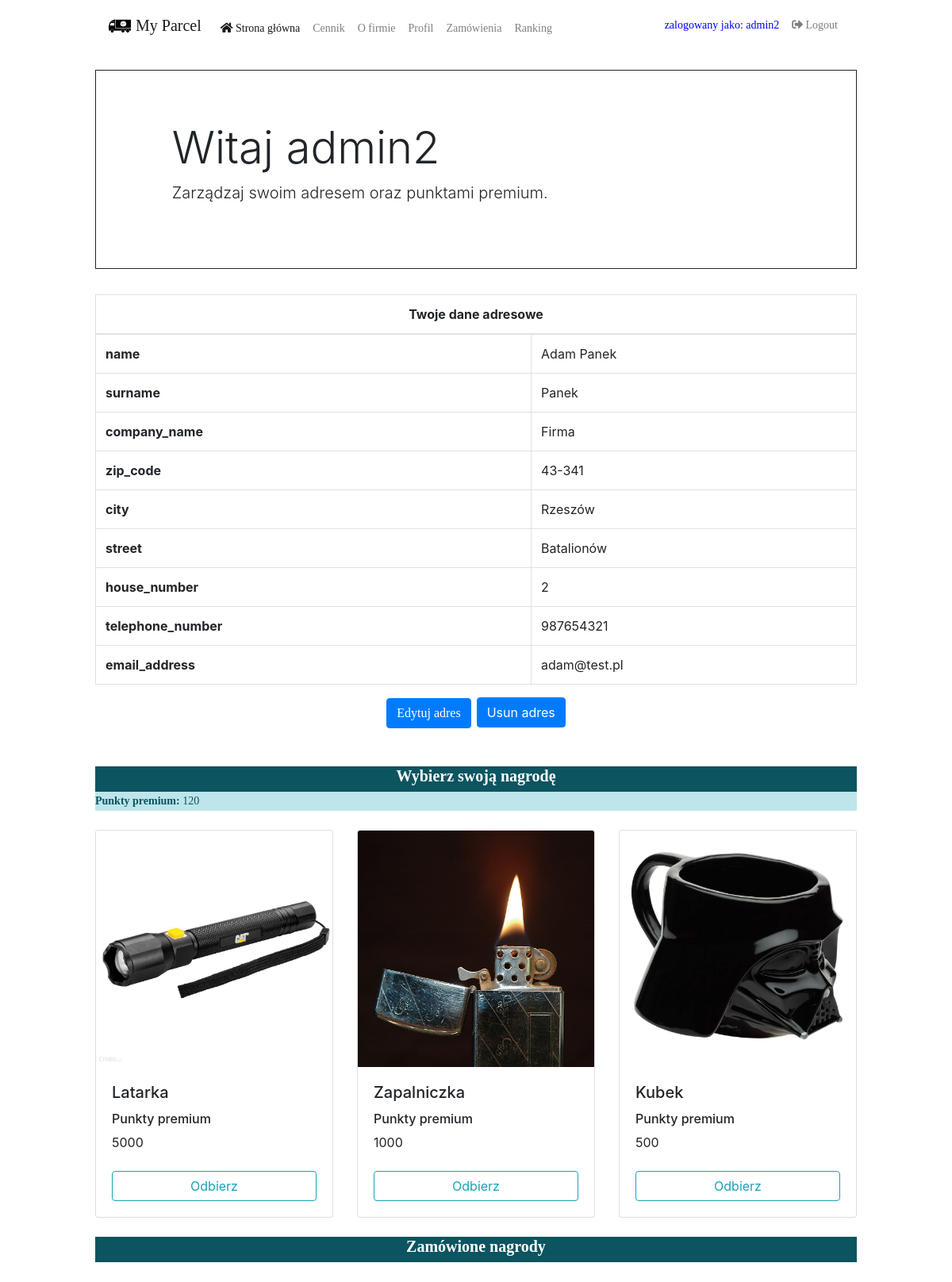
Before: /profile/ (signed in) with the older database file.
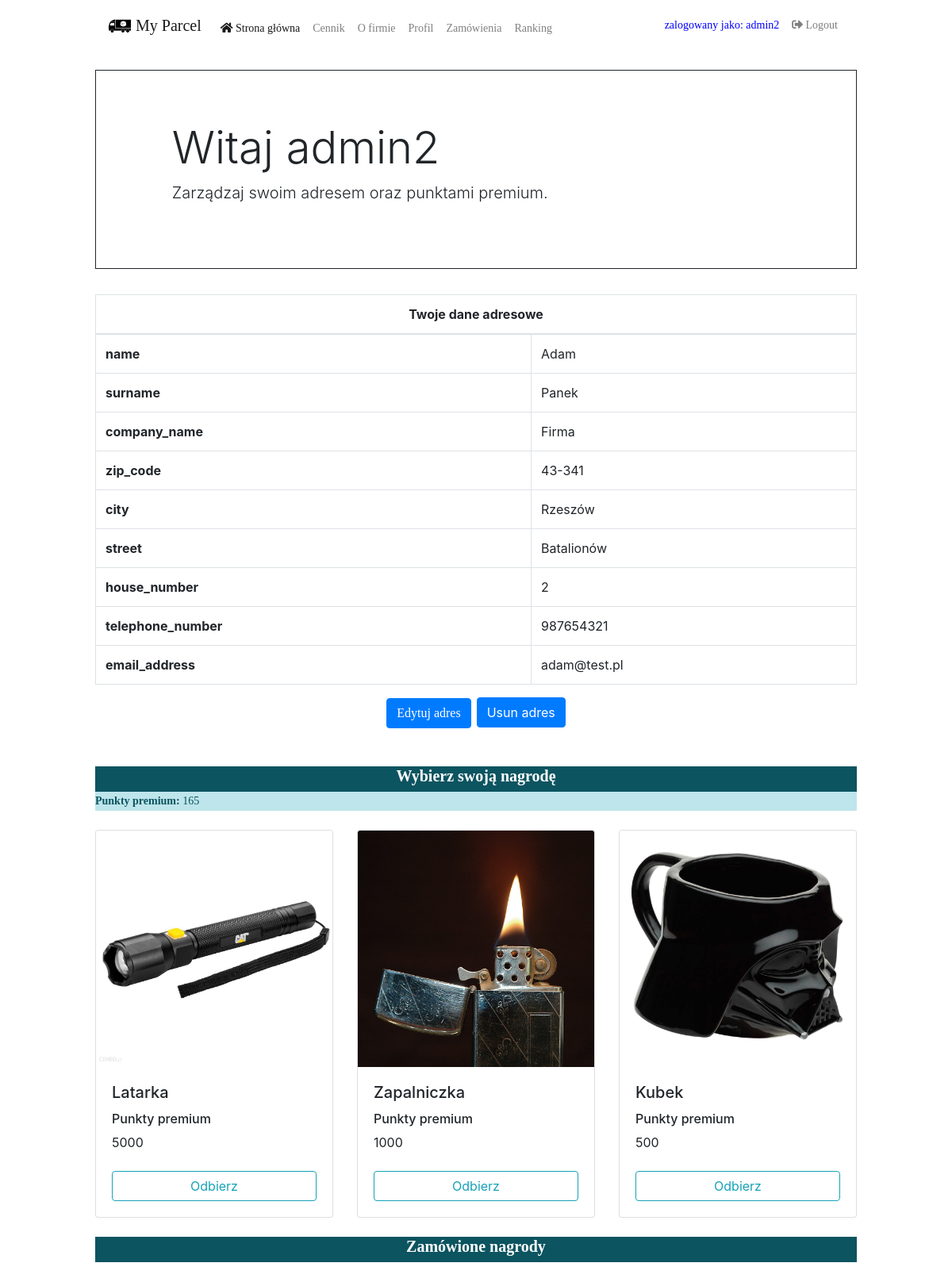
After: the same page with the newer database file.
### order/models.py (models this page shows, shortened)
class Profile(models.Model):
    user = models.OneToOneField(User, on_delete=models.CASCADE)  # user_id
    address = models.OneToOneField(Address, on_delete=models.SET_NULL, null=True, blank=True)  # address_id
    premium_points = models.IntegerField(default=0, validators=[MinValueValidator(0)])

### order/views.py (the view, shortened to what this page needs)
# urls.py: path('profile/', views.ProfileView.as_view(), name='profile'),
class ProfileView(generic.TemplateView):
    template_name = 'order/profile.html'
    def dispatch(self, request, *args, **kwargs):
        if self.request.user.is_authenticated:
            return super(ProfileView, self).dispatch(request, *args, **kwargs)
        return redirect('order:index')
    def get_context_data(self, **kwargs):
        context = super().get_context_data(**kwargs)
        get_profile = Profile.objects.get(user_id=self.request.user.id)
        get_gift_orders = OrderGift.objects.all().filter(profile=get_profile).order_by('-id')
        if get_profile.address is not None:
            profile_address = get_profile.address.__dict__
            context['profile_address'] = profile_address
        if get_gift_orders is not None:
            context['gift_orders'] = get_gift_orders
        context['profile'] = get_profile
        get_gifts = Gift.objects.all().order_by('-premium_points')
        context['gifts'] = get_gifts
        return context

### order/templates/order/profile.html (shortened to what this page needs)
{% extends 'order/base.html' %}
{% block body %}
    <br/>
    <div class="row">
        <div class="col-lg-12">
            <div class="jumbotron jumbotron-fluid"
                 style="background-color:transparent !important;  border-style:solid; border-width: thin;">
                <div class="container">
                    <h1 class="display-4">Witaj {{ profile.user.username }}</h1>
                    <p class="lead">Zarządzaj swoim adresem oraz punktami premium.</p>
                </div>
            </div>
        </div>
        <div class="col-lg-12">
            <table class="table  table-bordered">
                <thead>
                <tr>
                    <th colspan="2" scope="col" class="text-center">Twoje dane adresowe</th>
                </tr>
                </thead>
                <tbody>
                {% for key, value in profile_address.items %}
                    {% if key != '_state' and key != 'id' and value is not None and value != '' %}
                        <tr>
                            <td><strong>{{ key }}</strong></td>
                            <td>{{ value }}</td>
                        </tr>
                    {% endif %}
                {% endfor %}
                </tbody>
            </table>
            <div class="text-center">
                {% if not profile_address %}
                    <a href="{% url 'order:profile_address_create' %}">
                        <button class="btn btn-primary">Stworz adres</button>
                    </a>
                {% else %}
                    <a href="{% url 'order:profile_address_update' profile.address_id %}">
                        <button class="btn btn-primary">Edytuj adres</button>&nbsp;
                    </a>
                    <form action="{% url 'order:profile_address_delete' profile.address_id %}" method="post"
                          style="display: inline;">
                        <button class="btn btn-primary" type="submit">Usun adres</button>
                    </form>
                {% endif %}
            </div>
        </div>
    </div> <br/><br/>
    <div class="row">
        <div class="col-lg-12">
            <div class="list-group" id="list-tab" role="tablist">
                <a class="list-group-item-info list-group-item-action active text-center" id="list-home-list"
                   data-toggle="list"
                   href="#list-home" role="tab" aria-controls="home"><h5><strong>Wybierz swoją nagrodę</strong></h5></a>
                <a class="list-group-item-info list-group-item-action" id="list-settings-list" data-toggle="list"
                   href="#list-settings" role="tab" aria-controls="settings"><strong>Punkty
                    premium:</strong> {{ profile.premium_points }}</a>
            </div>
        </div>
    </div> <br/>
    <div class="row">
        {% for gift in gifts %}
            <div class="col-lg-4">
                <div class="card">
                    <img class="card-img-top" src="{{ gift.gift_logo.url }}" alt="Card image cap">
                    <div class="card-body">
                        <h5 class="card-title">{{ gift.name }}</h5>
                        <h6>Punkty premium</h6>
                        <h7>{{ gift.premium_points }}</h7>
                        <br/><br/>
                        <form method="post">
                            <button class="btn btn-outline-info btn-block" value="{{ gift.id }}" name="submit"
                                    type="submit">Odbierz
                            </button>
                        </form>
                    </div>
                </div>
                <br/>
            </div>
        {% endfor %}
    </div>
    <div class="row">
        <div class="col-lg-12">
            <div class="list-group" id="list-tab" role="tablist">
                <a class="list-group-item-info list-group-item-action active text-center"><h5><strong>Zamówione
                    nagrody</strong></h5></a>
            </div>
        </div>
    </div>
    <div class="row">
        <div class="col-lg-12">
        </div>
    </div> <br/>
{% endblock %}

Changed rows visible on the page:
changed Profile "admin2": premium_points "120" → "165"
Other visible differences:
new list line: "name Adam"
list line gone: "name Adam Panek"
